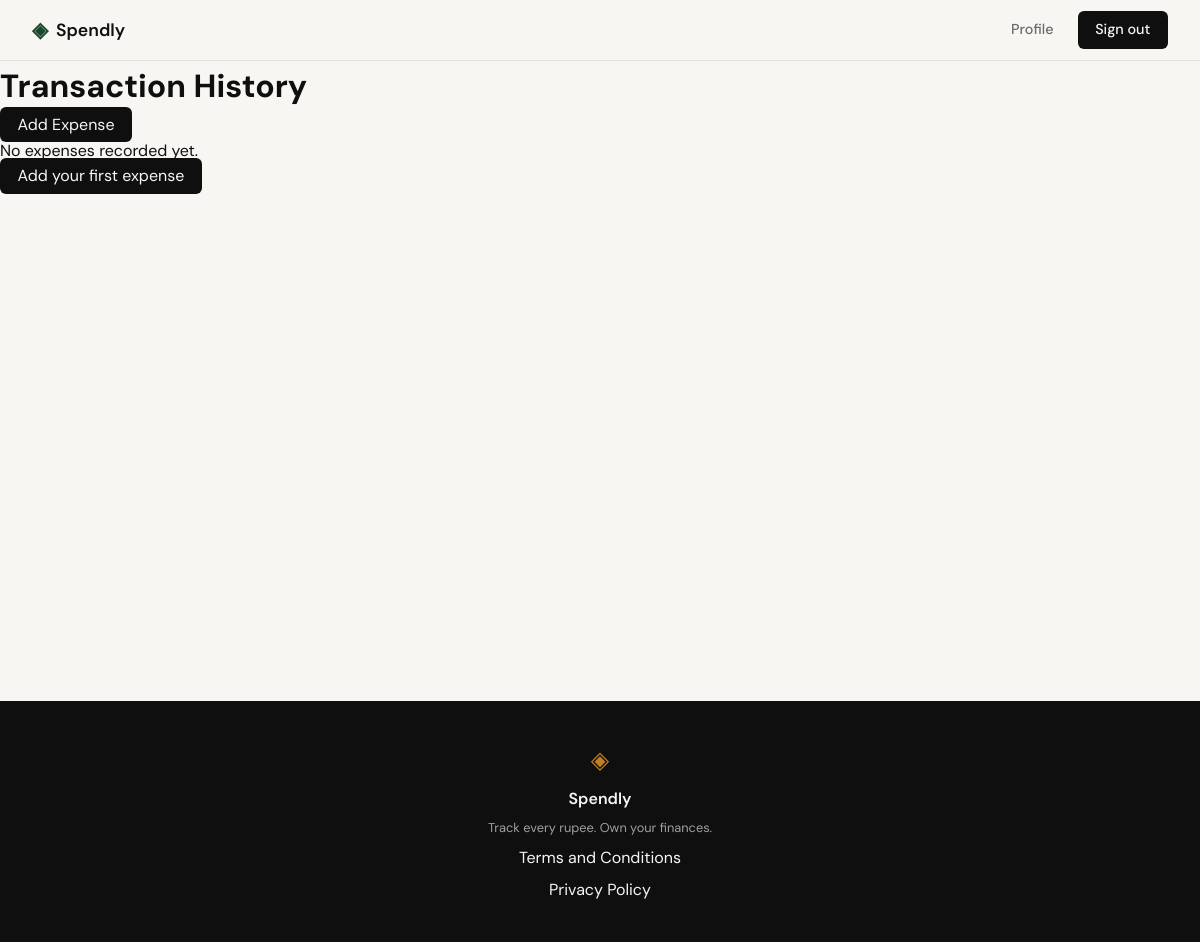
Page /expenses (signed in) on the earlier database version.
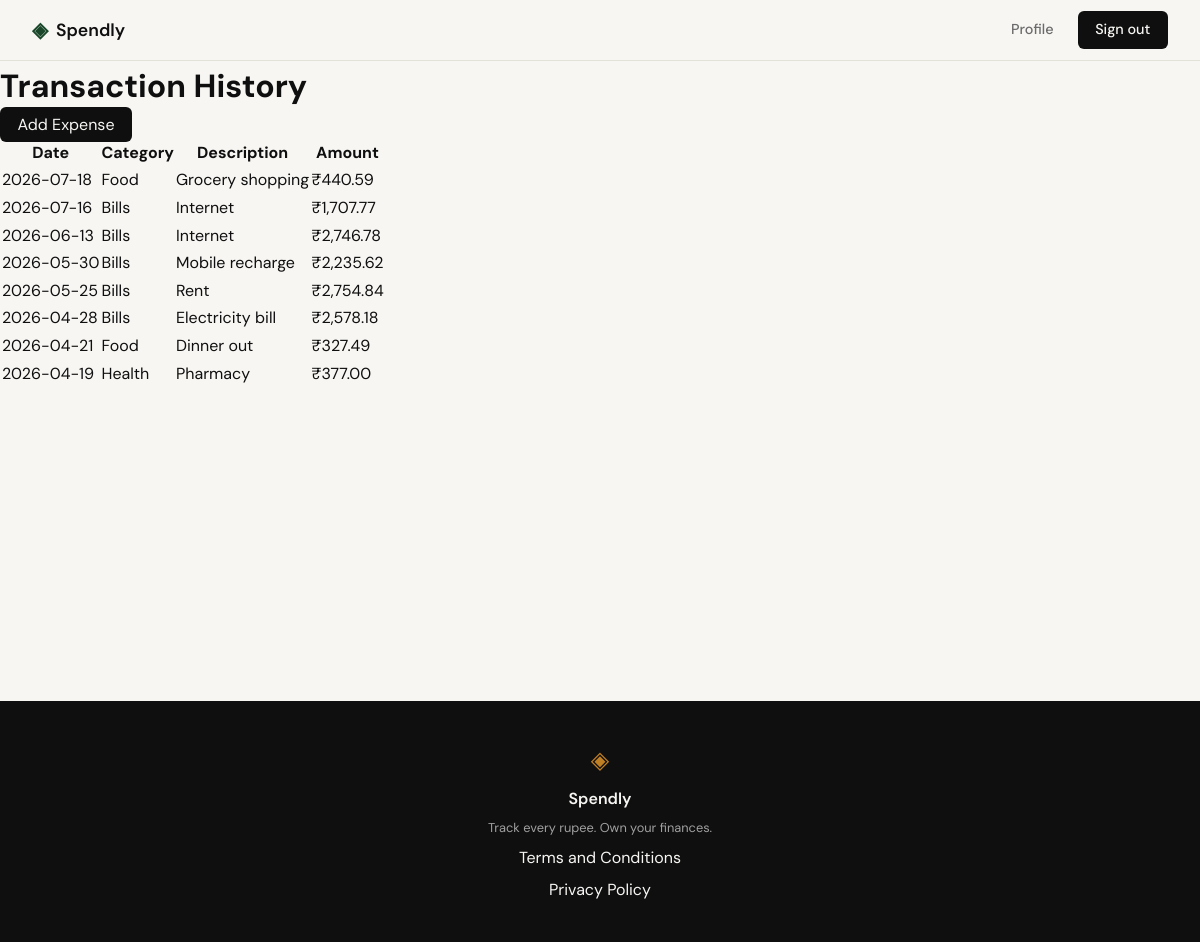
Same page on the later database version.
### tables this page shows
CREATE TABLE expenses (
                id INTEGER PRIMARY KEY AUTOINCREMENT,
                user_id INTEGER NOT NULL,
                amount REAL NOT NULL,
                category TEXT NOT NULL,
                description TEXT,
                date TEXT NOT NULL,
                FOREIGN KEY (user_id) REFERENCES users (id) ON DELETE CASCADE
            );

### app.py (the view)
@app.route("/expenses")
@login_required
def expenses():
    user_id = session.get("user_id")
    expenses = get_expenses_by_user(user_id)
    return render_template("expenses.html", expenses=expenses)

### app.py (called while the page is built)
@app.teardown_appcontext
def teardown_db(_exception):
    db = g.pop('db', None)
    if db is not None:
        db.close()

def login_required(f):
    @wraps(f)
    def decorated_function(*args, **kwargs):
        if "user_id" not in session:
            flash("Please log in to access this page.", "error")
            return redirect(url_for("login"))
        return f(*args, **kwargs)
    return decorated_function

### database/db.py (called while the page is built)
def get_db():
    conn = sqlite3.connect(DATABASE)
    conn.execute("PRAGMA foreign_keys = ON")
    conn.row_factory = sqlite3.Row
    return conn

def get_expenses_by_user(user_id):
    with get_db() as conn:
        return conn.execute(
            "SELECT * FROM expenses WHERE user_id = ? ORDER BY date DESC",
            (user_id,)
        ).fetchall()

### templates/expenses.html (shortened to what this page needs)
{% extends "base.html" %}
{% block content %}
<div class="expenses-container">
    <div class="page-header">
        <h1>Transaction History</h1>
        <a href="{{ url_for('add_expense') }}" class="nav-cta">Add Expense</a>
    </div>
    {% if expenses %}
    <div class="table-responsive">
        <table class="expenses-table">
            <thead>
                <tr>
                    <th>Date</th>
                    <th>Category</th>
                    <th>Description</th>
                    <th>Amount</th>
                </tr>
            </thead>
            <tbody>
                {% for expense in expenses %}
                <tr>
                    <td>{{ expense.date }}</td>
                    <td><span class="category-badge">{{ expense.category }}</span></td>
                    <td>{{ expense.description or '-' }}</td>
                    <td class="amount-cell">₹{{ "{:,.2f}".format(expense.amount) }}</td>
                </tr>
                {% endfor %}
            </tbody>
        </table>
    </div>
    {% else %}
    <div class="empty-state">
        <p>No expenses recorded yet.</p>
        <a href="{{ url_for('add_expense') }}" class="nav-cta">Add your first expense</a>
    </div>
    {% endif %}
</div>
{% endblock %}

### templates/base.html (shortened to what this page needs)
<!DOCTYPE html>
<html lang="en">
<head>
    <link rel="stylesheet" href="{{ url_for('static', filename='css/style.css') }}">
</head>
<body>
    <nav class="navbar">
        <div class="nav-inner">
            <a href="{{ url_for('landing') }}" class="nav-brand">
                <span class="brand-icon">◈</span>
                <span class="brand-name">Spendly</span>
            </a>
            <div class="nav-links">
                {% if session.get('user_id') %}
                    <a href="{{ url_for('profile') }}">Profile</a>
                    <a href="{{ url_for('logout') }}" class="nav-cta">Sign out</a>
                {% else %}
                    <a href="{{ url_for('login') }}">Sign in</a>
                    <a href="{{ url_for('register') }}" class="nav-cta">Get started</a>
                {% endif %}
            </div>
        </div>
    </nav>
    <main class="main-content">
        {% block content %}{% endblock %}
    </main>
    <footer class="footer">
        <div class="footer-inner">
            <span class="brand-icon">◈</span>
            <span class="footer-name">Spendly</span>
            <p class="footer-copy">Track every rupee. Own your finances.</p>
            <a href="{{ url_for('terms') }}">Terms and Conditions</a>
            <a href="{{ url_for('privacy') }}">Privacy Policy</a>
        </div>
    </footer>
</body>
</html>

### static/css/style.css (style rules this page uses)
:root { --ink: #0f0f0f; --ink-soft: #2d2d2d; --ink-muted: #6b6b6b; --ink-faint: #a0a0a0; --paper: #f7f6f3; --paper-warm: #f0ede6; --paper-card: #ffffff; --accent: #1a472a; --accent-light: #e8f0eb; --accent-2: #c17f24; --accent-2-light: #fdf3e3; --danger: #c0392b; --danger-light: #fdecea; --border: #e4e1da; --border-soft: #eeebe4; --font-display: 'DM Serif Display', Georgia, serif; --font-body: 'DM Sans', system-ui, sans-serif; --max-width: 1200px; --auth-width: 440px; --radius-sm: 6px; --radius-md: 12px; --radius-lg: 20px; }
*, *::before, *::after { box-sizing: border-box; margin: 0; padding: 0; }
html { font-size: 16px; scroll-behavior: smooth; }
body { background: var(--paper); color: var(--ink); font-family: var(--font-body); font-size: 1rem; line-height: 1.6; -webkit-font-smoothing: antialiased; }
a { color: inherit; text-decoration: none; }
.navbar { position: sticky; top: 0; z-index: 100; background: var(--paper); border-bottom: 1px solid var(--border); padding: 0 2rem; }
.nav-inner { max-width: var(--max-width); margin: 0 auto; height: 60px; display: flex; align-items: center; justify-content: space-between; }
.nav-brand { display: flex; align-items: center; gap: 0.5rem; font-family: var(--font-body); font-weight: 600; font-size: 1.1rem; color: var(--ink); }
.brand-icon { color: var(--accent); font-size: 1.3rem; }
.brand-name { color: var(--ink); }
.nav-links { display: flex; align-items: center; gap: 1.5rem; font-size: 0.9rem; font-weight: 500; }
.nav-links a { color: var(--ink-muted); transition: color 0.2s; }
.nav-cta { background: var(--ink) !important; color: var(--paper) !important; padding: 0.45rem 1.1rem; border-radius: var(--radius-sm); transition: background 0.2s !important; }
.main-content { min-height: calc(100vh - 60px - 100px); }
.footer { background: var(--ink); color: var(--paper); padding: 2.5rem 2rem; text-align: center; }
.footer-inner { display: flex; flex-direction: column; align-items: center; gap: 0.4rem; }
.footer .brand-icon { color: var(--accent-2); font-size: 1.5rem; }
.footer-name { font-weight: 600; font-size: 1rem; }
.footer-copy { font-size: 0.8rem; color: var(--ink-faint); }

Differences in the rows shown:
added expenses: date "2026-07-18", category "Food", description "Grocery shopping", amount "440.59"
added expenses: date "2026-07-16", category "Bills", description "Internet", amount "1,707.77"
added expenses: date "2026-06-13", category "Bills", description "Internet", amount "2,746.78"
added expenses: date "2026-05-30", category "Bills", description "Mobile recharge", amount "2,235.62"
added expenses: date "2026-05-25", category "Bills", description "Rent", amount "2,754.84"
added expenses: date "2026-04-28", category "Bills", description "Electricity bill", amount "2,578.18"
added expenses: date "2026-04-21", category "Food", description "Dinner out", amount "327.49"
added expenses: date "2026-04-19", category "Health", description "Pharmacy", amount "377.00"
Other differences:
text no longer shown: "No expenses recorded yet. Add your first expense"
text now shown: "Date Category Description Amount"
